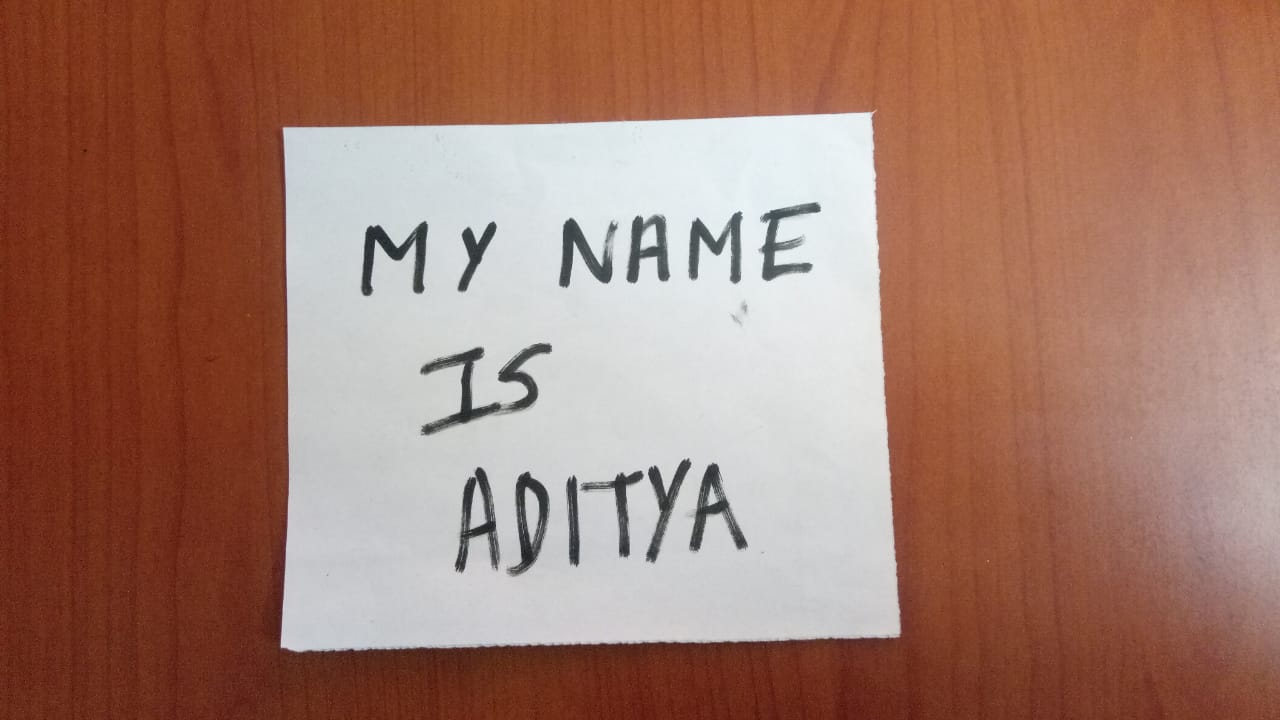
#> input picture test_img.jpg, 1280 x 720 px
$ python scanner.py test_img.jpg
#> lines starting #> are read from the running program, lines starting #| are printed output that depends on the picture; after the words box and inside, x2 and y2 are one past the last pixel; in counts of white or black regions, pixels touching at a corner belong together
import cv2
import numpy as np
import sys
from matplotlib import pyplot as plt


def image_read(image_address):
#> called with image_address = 'test_img.jpg'
    image = cv2.imread(image_address)
#> image is the input picture: shape (720, 1280, 3); mean B, G, R 108.3, 122.9, 162.5
    # Scale down/up image to a size that opencv can work with
    image = cv2.resize(image, (1200, 800))
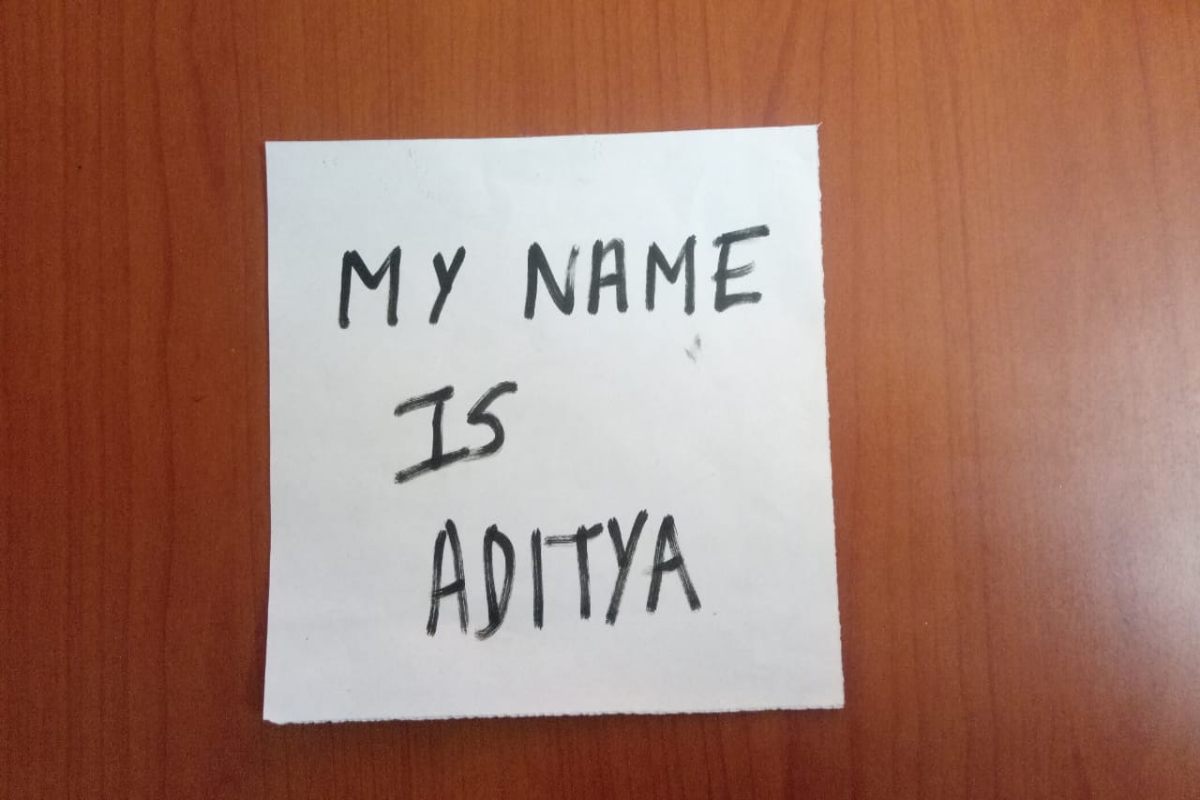
#> image: shape (800, 1200, 3); mean B, G, R 108.2, 122.8, 162.4
    return image


def image_gray(image):
    gray_image = cv2.cvtColor(image, cv2.COLOR_BGR2GRAY)
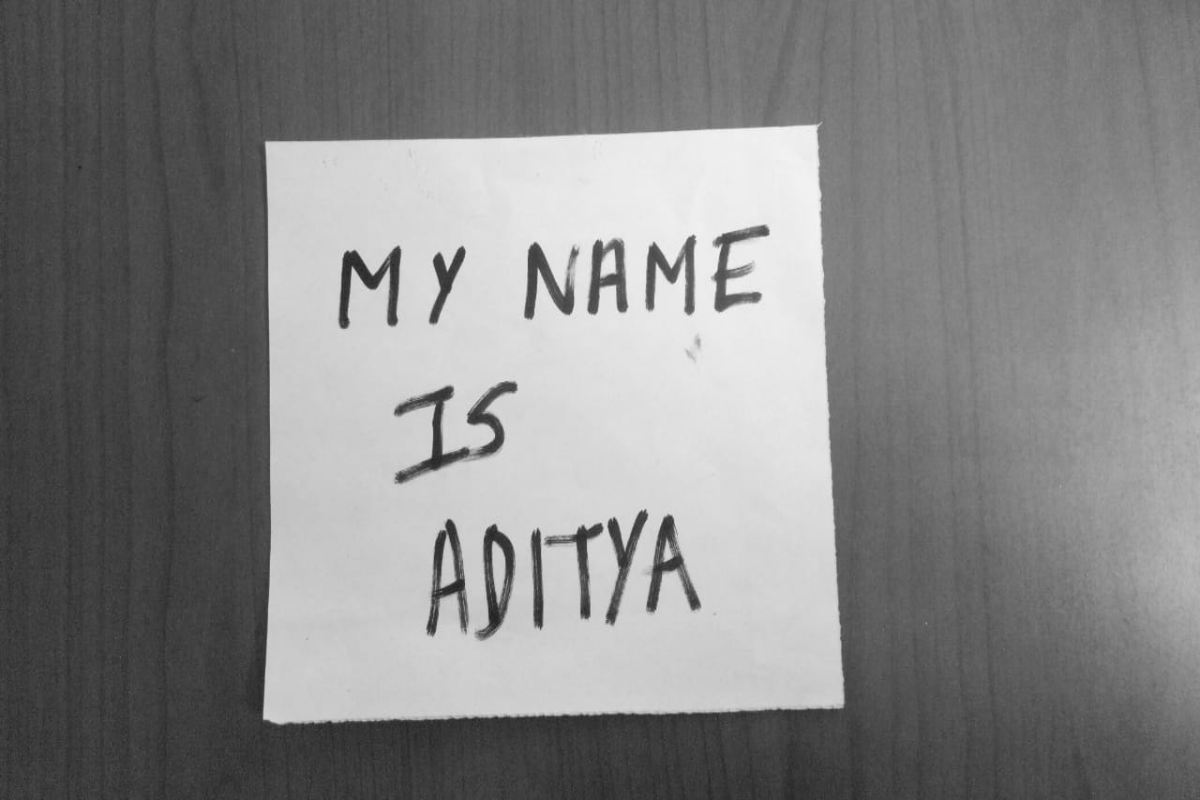
#> gray_image: shape (800, 1200); min 30, max 245, mean 133
    return gray_image


def image_blur(image):
    blurred_image = cv2.GaussianBlur(image, KERNEL_SIZE, BLUR_INTENSITY)
    return blurred_image


def image_canny(image):
    edged_image = cv2.Canny(image, MIN_THRESH, MAX_THRESH)
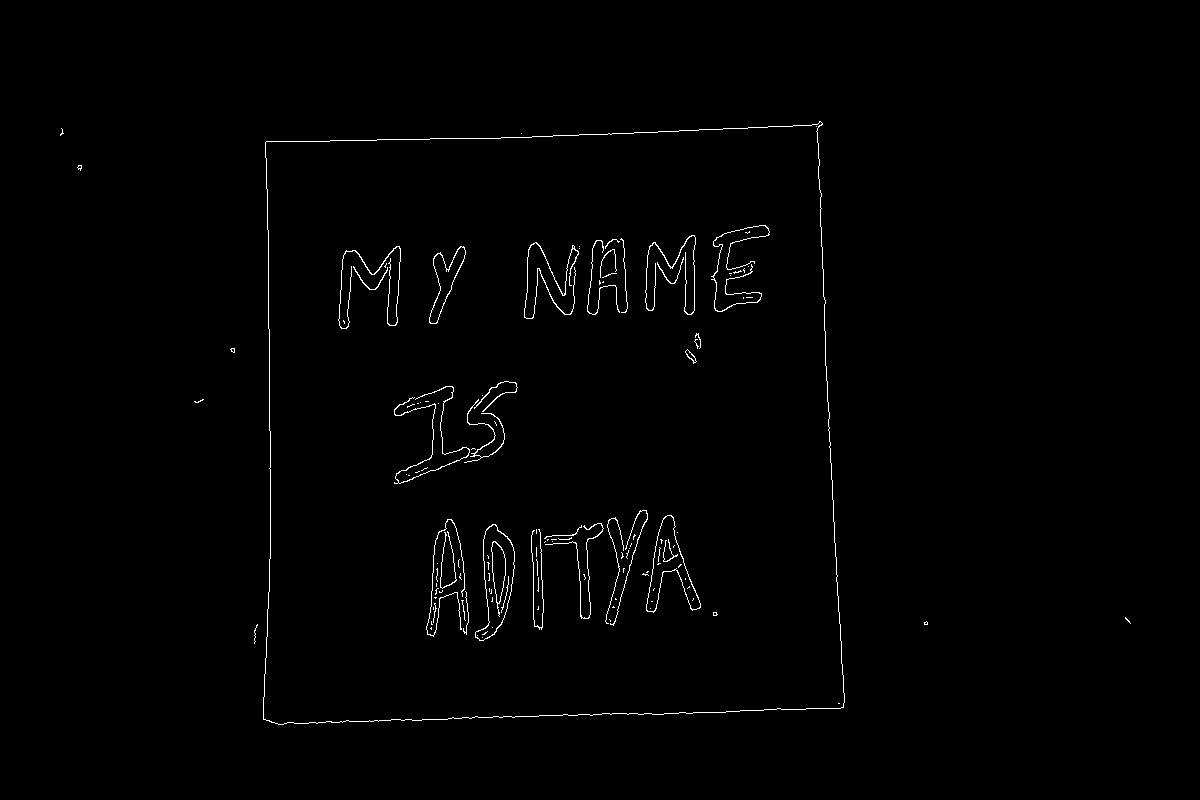
#> edged_image: shape (800, 1200); 0.88% white in thin lines or dots, all inside (x1, y1, x2, y2) = (60, 121, 1131, 725)
    return edged_image


def find_image_contours(image):
    image_contours, image_hierarchy = cv2.findContours(image, cv2.RETR_LIST, cv2.CHAIN_APPROX_SIMPLE)
#> image_contours = 137 contours, 115 with area under 20; largest, box (x1, y1, x2, y2) and area: (263, 121, 845, 725) 326198, (263, 121, 845, 725) 326190, (475, 524, 515, 641) 2570, (475, 524, 515, 641) 2532, (646, 515, 701, 613) 1968; image_hierarchy = 137 rows, first 6: [1, -1, -1, -1], [2, 0, -1, -1], [3, 1, -1, -1], [4, 2, -1, -1], [5, 3, -1, -1], [6, 4, -1, -1]
    return image_contours, image_hierarchy


def sort_contours(contours):
    sorted_contours = sorted(contours, key=cv2.contourArea, reverse=True)
    return sorted_contours


def map_corners(corner):
    corner = corner.reshape((4, 2))
    corner_resize = np.zeros((4, 2), dtype=np.float32)

    add = corner.sum(1)
    corner_resize[0] = corner[np.argmin(add)]
    corner_resize[2] = corner[np.argmax(add)]

    diff = np.diff(corner, axis=1)
    corner_resize[1] = corner[np.argmin(diff)]
    corner_resize[3] = corner[np.argmax(diff)]
    return corner_resize


def find_page_contours(contours):
    for c in contours:
        p = cv2.arcLength(c, True)
        points = cv2.approxPolyDP(c, 0.02*p, True)

        if len(points) == 4:
            target = points
            break
    points = map_corners(target)
    return points


def bird_eye_view(original_image, endpoints):
    pts = np.float32([[0, 0], [800, 0], [800, 800], [0, 800]])
    perspective = cv2.getPerspectiveTransform(endpoints, pts)
    bird_eye_image = cv2.warpPerspective(original_image, perspective, (800, 800))
    return bird_eye_image


def sharpen_image(bird_eye_image):
    sharpened_image = cv2.filter2D(bird_eye_image, -1, SHARPENING_KERNEL)
    return sharpened_image


KERNEL_SIZE = (5, 5)
BLUR_INTENSITY = 0
MIN_THRESH = 30
MAX_THRESH = 50
SHARPENING_KERNEL = np.array([[-1, -1, -1],
                              [-1, 9, -1],
                              [-1, -1, -1]])

address = sys.argv[1]
original = image_read(address)
gray_scale = image_gray(original)
blurred = image_blur(gray_scale)
edged = image_canny(blurred)
con, h = find_image_contours(edged)
#> con has the same summary as image_contours in find_image_contours; h has the same summary as image_hierarchy in find_image_contours
con = sort_contours(con)
#> in sort_contours, `sorted_contours = sorted(contours, key=cv2.contourArea, reverse=True)`: sorted_contours has the same summary as image_contours in find_image_contours
approx = find_page_contours(con)
#> the loop in find_page_contours, `for c in contours:` made 1 pass
#> (p, target) on pass 1: (2363.8, [[820, 121], [265, 142], [263, 719], [843, 707]])
#> in map_corners, `corner = corner.reshape((4, 2))`: corner = [[820, 121], [265, 142], [263, 719], [843, 707]]
#> in map_corners, `add = corner.sum(1)`: add = [941, 407, 982, 1550]
#> in map_corners, `diff = np.diff(corner, axis=1)`: diff = [-699, -123, 456, -136]
#> in find_page_contours, `points = map_corners(target)`: points = [[265, 142], [820, 121], [843, 707], [263, 719]]
#> approx = [[265, 142], [820, 121], [843, 707], [263, 719]]
hey = bird_eye_view(original, approx)
#> in bird_eye_view, `perspective = cv2.getPerspectiveTransform(endpoints, pts)`: perspective = [[1.49, 0.00518, -396.8], [0.0559, 1.48, -224.6], [3.33e-05, 7.85e-05, 1]]
#> in bird_eye_view, `bird_eye_image = cv2.warpPerspective(original_image, perspective, (800..`:
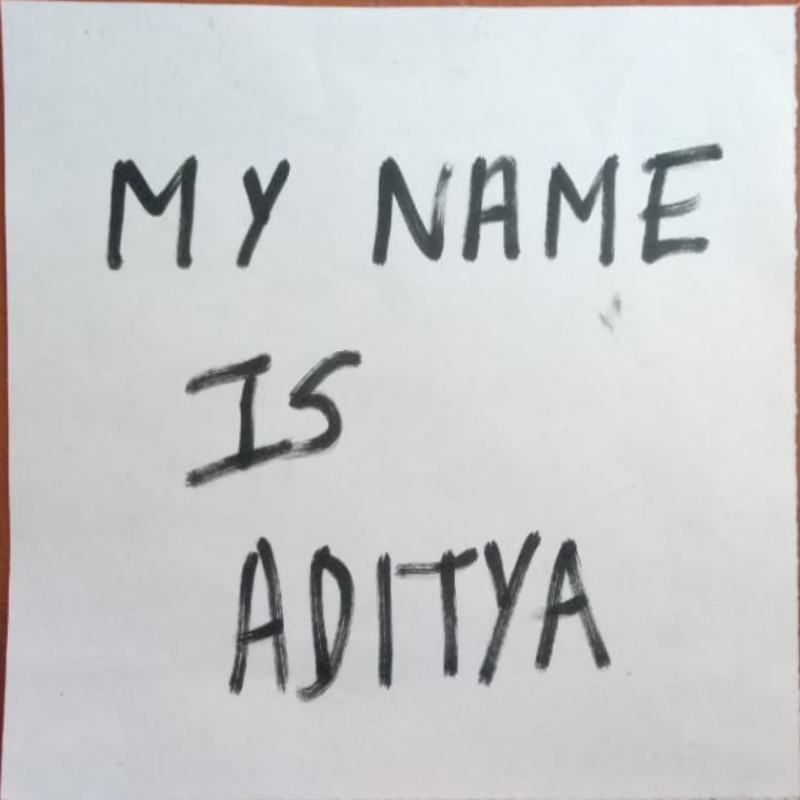
#> bird_eye_image: shape (800, 800, 3); mean B, G, R 204.8, 203.6, 201.3
hoy = sharpen_image(hey)
#> in sharpen_image, `sharpened_image = cv2.filter2D(bird_eye_image, -1, SHARPENING_KERNEL)`:
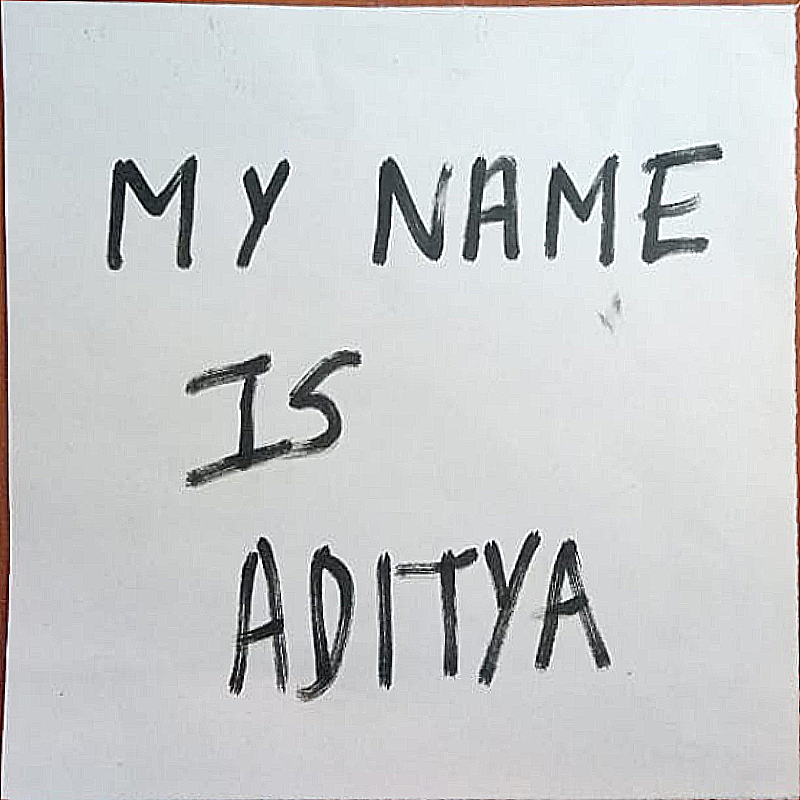
#> sharpened_image: shape (800, 800, 3); mean B, G, R 204.5, 203.3, 201.1
cv2.imshow('Image Sharpening', hoy)
cv2.waitKey(0)
